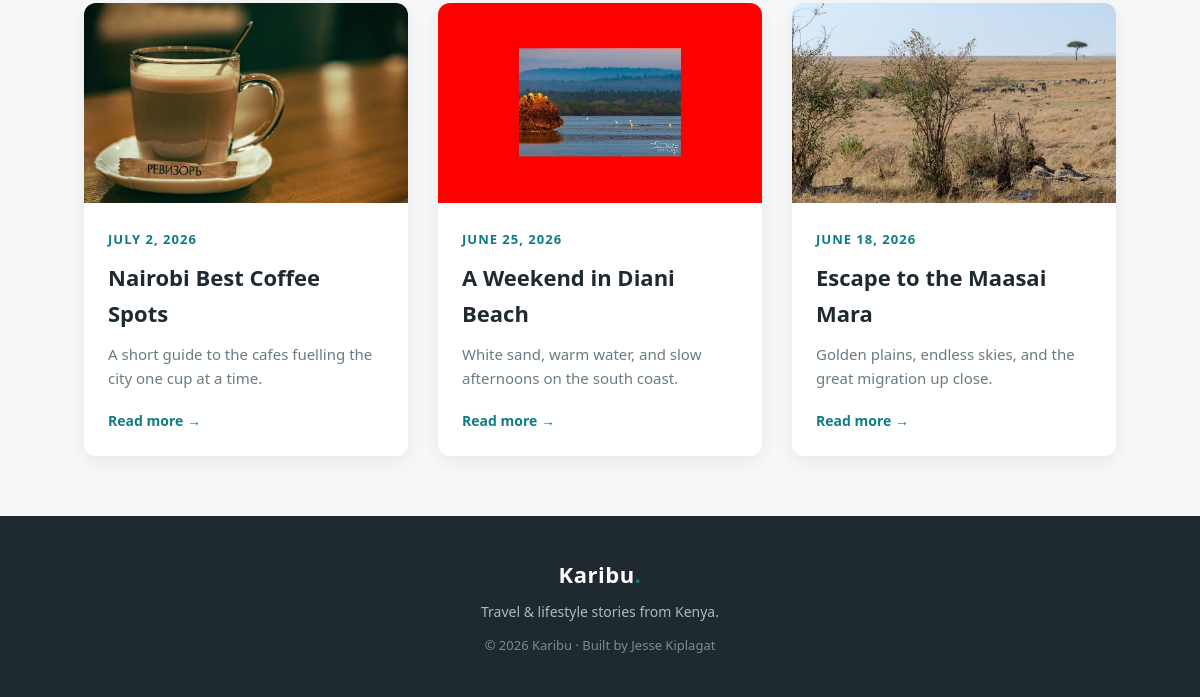
Before: / (lower part) with the older database file.
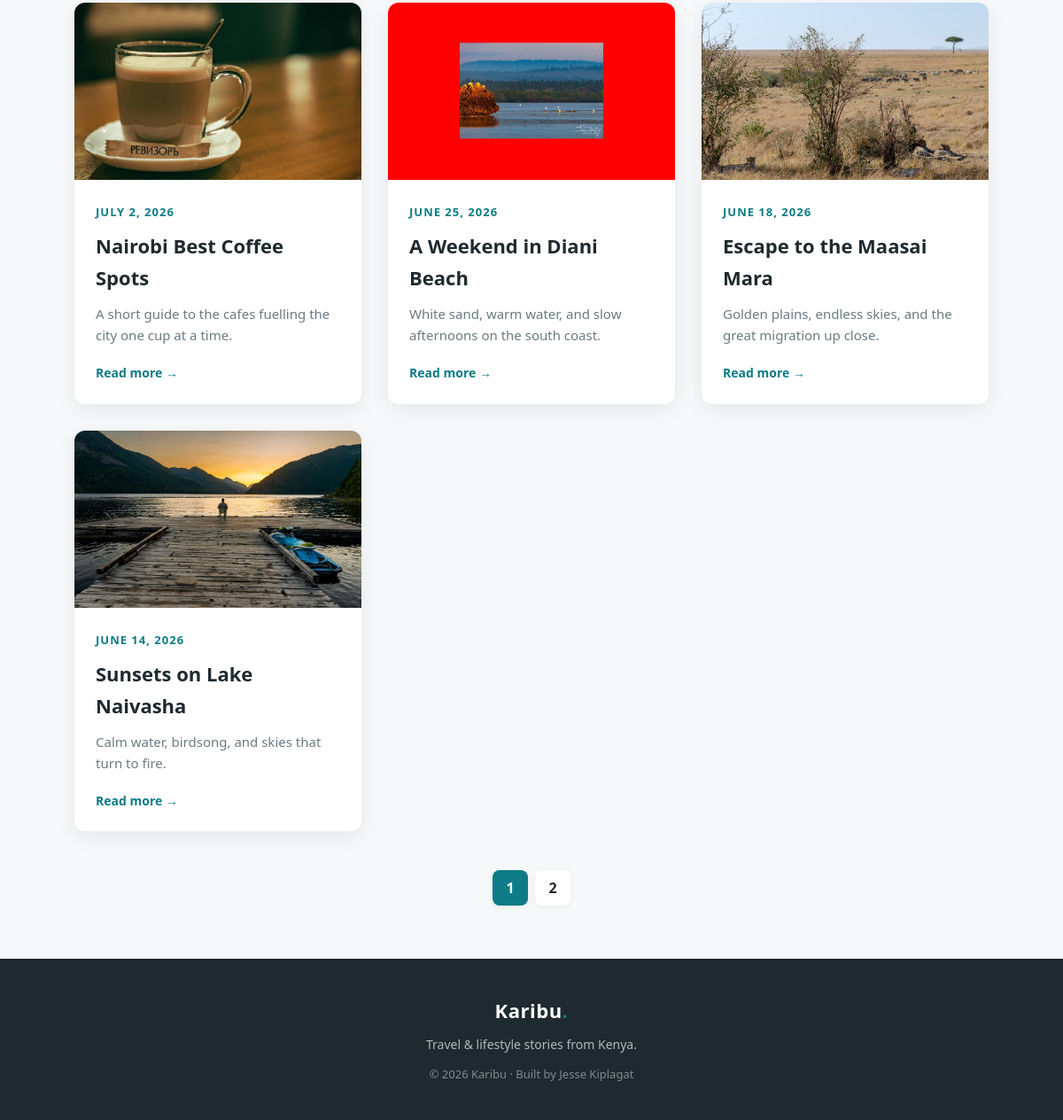
After: the same page with the newer database file.
### tables this page shows
CREATE TABLE IF NOT EXISTS posts (
  id INT AUTO_INCREMENT PRIMARY KEY,
  title VARCHAR(200) NOT NULL,
  slug VARCHAR(220) NOT NULL,
  excerpt VARCHAR(300) NOT NULL,
  body TEXT NOT NULL,
  image VARCHAR(120) NOT NULL,
  created_at DATETIME NOT NULL DEFAULT CURRENT_TIMESTAMP
);

### index.php (the view, shortened to what this page needs)
<?php
require __DIR__ . '/includes/db.php';
$q = trim($_GET['q'] ?? '');
$perPage = 4;
$page = max(1, (int) ($_GET['page'] ?? 1));
$offset = ($page - 1) * $perPage;
if ($q !== '') {
    $like = '%' . $q . '%';
    $countStmt = $pdo->prepare('SELECT COUNT(*) FROM posts WHERE title LIKE ? OR excerpt LIKE ? OR body LIKE ?');
    $countStmt->execute([$like, $like, $like]);
    $total = (int) $countStmt->fetchColumn();
    $stmt = $pdo->prepare('SELECT * FROM posts WHERE title LIKE ? OR excerpt LIKE ? OR body LIKE ? ORDER BY created_at DESC LIMIT ? OFFSET ?');
    $stmt->bindValue(1, $like);
    $stmt->bindValue(2, $like);
    $stmt->bindValue(3, $like);
    $stmt->bindValue(4, $perPage, PDO::PARAM_INT);
    $stmt->bindValue(5, $offset, PDO::PARAM_INT);
    $stmt->execute();
    $posts = $stmt->fetchAll();
} else {
    $total = (int) $pdo->query('SELECT COUNT(*) FROM posts')->fetchColumn();
    $stmt = $pdo->prepare('SELECT * FROM posts ORDER BY created_at DESC LIMIT ? OFFSET ?');
    $stmt->bindValue(1, $perPage, PDO::PARAM_INT);
    $stmt->bindValue(2, $offset, PDO::PARAM_INT);
    $stmt->execute();
    $posts = $stmt->fetchAll();
}
$totalPages = max(1, (int) ceil($total / $perPage));
require __DIR__ . '/includes/header.php';
?>
  <main class="posts-wrap">
    <div class="posts">
      <?php foreach ($posts as $post): ?>
        <article class="post-card">
          <a href="post.php?id=<?= (int) $post['id'] ?>">
            <img src="images/<?= htmlspecialchars($post['image']) ?>" alt="<?= htmlspecialchars($post['title']) ?>">
          </a>
          <div class="post-card-body">
            <span class="date"><?= date('F j, Y', strtotime($post['created_at'])) ?></span>
            <h2><a href="post.php?id=<?= (int) $post['id'] ?>"><?= htmlspecialchars($post['title']) ?></a></h2>
            <p><?= htmlspecialchars($post['excerpt']) ?></p>
            <a class="read-more" href="post.php?id=<?= (int) $post['id'] ?>">Read more →</a>
          </div>
        </article>
      <?php endforeach; ?>
    </div>
    <?php if ($totalPages > 1): ?>
      <nav class="pagination">
        <?php for ($i = 1; $i <= $totalPages; $i++): ?>
          <?php $qs = 'page=' . $i . ($q !== '' ? '&q=' . urlencode($q) : ''); ?>
          <a href="index.php?<?= $qs ?>" class="<?= $i === $page ? 'active' : '' ?>"><?= $i ?></a>
        <?php endfor; ?>
      </nav>
    <?php endif; ?>
  </main>
<?php require __DIR__ . '/includes/footer.php'; ?>

Changed rows visible on the page:
added posts: image (picture), created_at "JUNE 14, 2026", title "Sunsets on Lake Naivasha", excerpt "Calm water, birdsong, and skies that turn to fire."
Other visible differences:
new list line: "1"
new list line: "2"
